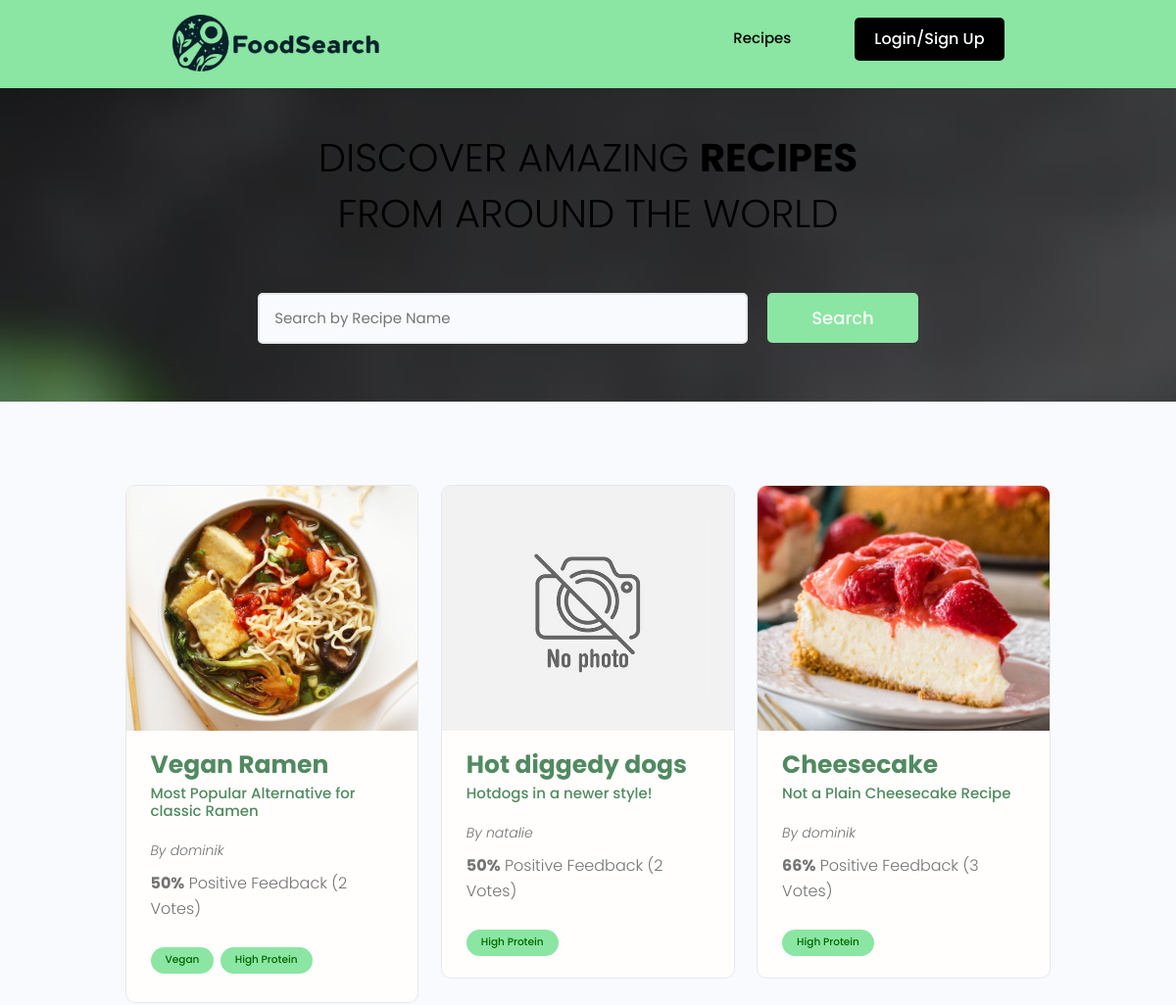
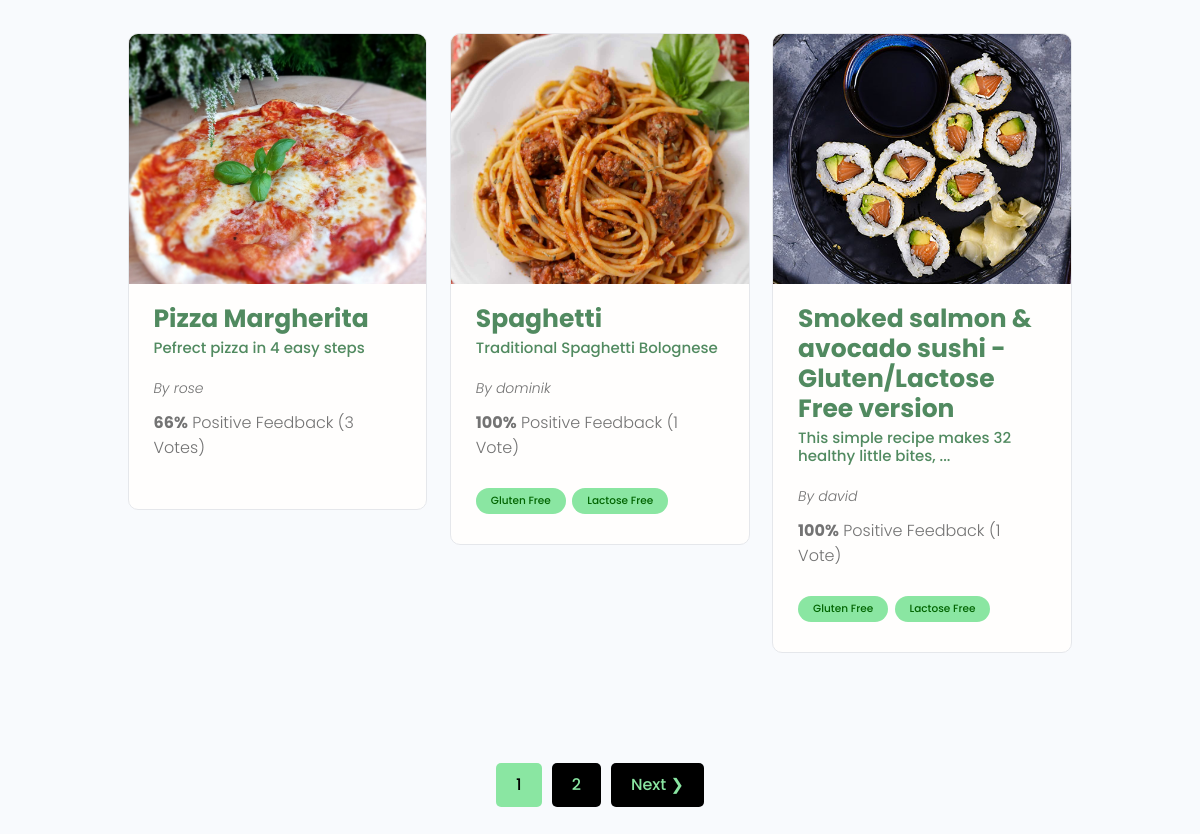
The page / on the database its author committed (2 pictures, top to bottom).
### catalogue/models.py (models this page shows, shortened)
class Recipe(models.Model):
    id = models.UUIDField(default=uuid.uuid4,editable=False,primary_key=True,unique=True)
    owner = models.ForeignKey(Profile,on_delete=models.SET_NULL,blank=True,null=True,related_name='recipes')
    created = models.DateTimeField(auto_now_add=True)
    name = models.CharField(blank=False,null=False,max_length=200)
    image = models.ImageField(blank=True,null=True,upload_to="recipes/",default="recipes/default-recipe.jpg")
    vote_total = models.IntegerField(default=0,null=True,blank=True)
    vote_ratio = models.IntegerField(default=0,null=True,blank=True)
    intro = models.CharField(max_length=100,blank=True,null=True)
    description = models.TextField(blank=True,null=True)
    tags = models.ManyToManyField('Tag',blank=True)
    def __str__(self) -> str:
        return str(self.name)
    class Meta:
        ordering = ['vote_ratio','vote_total']

class Profile(models.Model):
    user = models.OneToOneField(User,on_delete=models.CASCADE,null=True,blank=True)
    username = models.CharField(blank=False,null=False,max_length=200)
    image = models.ImageField(blank=True,null=True,upload_to="recipes/",default="recipes/default-profile.jpg")
    email = models.EmailField(blank=False,null=False,max_length=200)
    created = models.DateTimeField(auto_now_add=True)
    id = models.UUIDField(default=uuid.uuid4,editable=False,primary_key=True,unique=True)
    def __str__(self) -> str:
        return str(self.username)

class Tag(models.Model):
    id = models.UUIDField(default=uuid.uuid4,editable=False,primary_key=True,unique=True)
    created = models.DateTimeField(auto_now_add=True)
    name = models.CharField(max_length=200,blank=False,null=False)
    def __str__(self):
        return self.name

### catalogue/views.py (the view)
# urls.py: path('',views.showRecipes,name="recipes"),
def showRecipes(request):
    recipes, searchQuery = searchRecipes(request)
    custom_range, recipes = paginateRecipes(request,recipes,6)
    context = {'recipes':recipes,'searchQuery':searchQuery,'custom_range':custom_range}
    return render(request,'recipes.html',context=context)

### catalogue/utils.py (called while the page is built)
def searchRecipes(request):
    searchQuery = request.GET.get("search_query","")
    matchingTags = Tag.objects.filter(name__icontains=searchQuery)
    recipes = Recipe.objects.distinct().filter(
        Q(name__icontains=searchQuery) |
        Q(owner__username__icontains=searchQuery) |
        Q(intro__icontains=searchQuery) |
        Q(tags__in=matchingTags)
    )
    return recipes, searchQuery

def paginateRecipes(request,recipes,results):
    pageNumber = request.GET.get('page')
    paginator = Paginator(recipes,results)
    try:
        recipes = paginator.page(pageNumber)
    except PageNotAnInteger:
        pageNumber = 1
        recipes = paginator.page(pageNumber)
    except EmptyPage:
        pageNumber = paginator.num_pages
        recipes = paginator.page(pageNumber)
    leftIndex = (int(pageNumber) - 4)
    if leftIndex < 1:
        leftIndex = 1
    rightIndex = (int(pageNumber) + 5)
    if rightIndex > paginator.num_pages:
        rightIndex = paginator.num_pages + 1
    custom_range = range(leftIndex,rightIndex)
    return custom_range, recipes

### catalogue/templates/recipes.html (shortened to what this page needs)
{% extends 'main.html' %}
{% load static %}
{% block body %}
<main class="home">
  <section class="hero-section text-center">
    <div class="container container--narrow">
      <div class="hero-section__box">
        <h2>DISCOVER AMAZING <span>RECIPES</span></h2>
        <h2>FROM AROUND THE WORLD</h2>
      </div>
      <div class="hero-section__search">
        <form id='searchForm' class="form" action="" method="get">
          <div class="form__field">
            <input class="input input--text" id="formInput#search" type="text" name="search_query"
              placeholder="Search by Recipe Name" value="{{searchQuery}}"  />
          </div>
          <input class="btn btn--sub btn--lg" type="submit" id="searchButton" value="Search" />
        </form>
      </div>
    </div>
  </section>
  <section class="projectsList">
    <div class="container">
      <div class="grid grid--three">
        {% for recipe in recipes %}
        <div class="column">
          <div class="card project">
            <a href="{% url 'single-recipe' recipe.id %}" class="project">
              <img class="project__thumbnail" src="{{ recipe.image.url }}" alt="recipe thumbnail" />
              <div class="card__body">
                <h3 class="project__title">{{recipe}}</h3>
                <h5 class="project__intro">
                  {% if recipe.intro|length > 50 %}
                    {{recipe.intro|slice:"50"}}...
                  {% else %}
                    {{recipe.intro}}
                  {% endif %}
                </h5>
                <p class="project__author">By {{ recipe.owner }}</p>
                <p class="project--rating">
                  <span style="font-weight: bold;">{{recipe.vote_ratio}}%</span> Positive
                  Feedback ({{recipe.vote_total}} Vote{{recipe.vote_total|pluralize:"s"}})
                </p>
                <div class="project__tags">
                  {% for tag in  recipe.tags.all %}
                  <span class="tag tag--pill tag--main">
                    <small>{{tag}}</small>
                  </span>
                  {% endfor %}
                </div>
              </div>
            </a>
          </div>
        </div>
        {% endfor %}
      </div>
    </div>
  </section>
  {% if recipes.has_other_pages %}
    <div class="pagination">
      <ul class="container">
        {% for page in custom_range %}
        {% if page == recipes.number %}
        <li><a href="?search_query={{searchQuery}}&page={{page}}" class="btn btn--sub page-link">{{page}}</a></li>
        {% else %}
        <li><a href="?search_query={{searchQuery}}&page={{page}}" class="btn page-link">{{page}}</a></li>
        {% endif %}
        {% endfor %}
        {% if recipes.has_next %}
        <li><a href="?search_query={{searchQuery}}&page={{recipes.next_page_number}}" class="btn page-link">Next &#10095;</a></li>
        {% endif %}
      </ul>
    </div>
  {% endif %}
</main>
{% endblock body %}

### templates/main.html (shortened to what this page needs)
{% load static %}
<!DOCTYPE html>
<html lang="en">
<head>
    <link href="https://cdn.jsdelivr.net/npm/bootstrap@5.3.3/dist/css/bootstrap.min.css" rel="stylesheet">
	<link rel="stylesheet" href="{% static 'styles/app.css' %}" />
    <link rel="stylesheet" href="{% static 'uikit/styles/uikit.css' %}" />
</head>
<body>
    {% include 'navbar.html' %}
    {% block body %}
    {% endblock body %}
</body>
</html>

### templates/navbar.html (shortened to what this page needs)
{% load static %}
<header class="header">
    <div class="container container--narrow">
      <a href="{% url 'recipes' %}" class="header__logo">
        <img src="{% static 'images/logo.png' %}" alt="FoodSearch logo" />
      </a>
      <nav class="header__nav">
        <ul class="header__menu">
          <li class="header__menuItem"><a href="{% url 'recipes' %}">Recipes</a></li>
          {% if request.user.is_authenticated %}
          <li class="header__menuItem"><a href="{% url 'account' %}">Account</a></li>
            <li class="header__menuItem"><a href="{% url 'logout' %}" class="btn btn--sub" id="loginButtonMenu">Logout</a></li>
          {% else %}
            <li class="header__menuItem"><a href="{% url 'login' %}" class="btn btn--sub" id="loginButtonMenu">Login/Sign Up</a></li>
          {% endif %}
        </ul>
      </nav>
    </div>
  </header>

### static/styles/app.css (style rules this page uses)
:root { --color-sub: #2d2d39; }
.btn--sub { background-color: var(--color-sub-light); }
.card { border: 2px solid var(--border-card); }
img { width: 100%; }
.header { position: sticky; z-index: 111; background-color: var(--color-sub); padding: 1.5rem 0; }
.header > .container { display: flex; justify-content: space-between; align-items: center; }
.header__logo > img { height: 5.8rem; }
.header__nav > ul { display: inline-flex; align-items: center; list-style: none; gap: 6.5rem; }
.header__menuItem > a { color: var(--color-light); font-weight: 500; }
.hero-section { height: 40vh; display: flex; align-items: center; background: url('/static/images/banner.jpg') no-repeat fixed; background-size: cover; }
.hero-section__box { margin-bottom: 4rem; }
.hero-section__box > h2, .hero-section__box > h2 > span { font-size: 4rem; color: var(--color-light); line-height: 1.3; text-transform: uppercase; }
.hero-section__box > h2 { font-weight: 300; }
.hero-section__box > h2 > span { font-weight: 700; }
.hero-section__search > .form { display: flex; align-items: center; justify-content: center; gap: 2rem; }
.hero-section__search > .form input.input--text { width: 50rem; cursor: text !important; }
.pagination { margin-top: 8rem; margin-bottom: 10rem; }
.pagination > ul { flex-wrap: wrap; list-style: none; display: flex; align-items: center; justify-content: center; gap: 1rem; }
.pagination .btn { color: var(--color-sub); }
.pagination .btn.btn--sub { color: var(--color-light); }
.project__author { font-size: 1.4rem; font-style: italic; }
.project--rating { margin-bottom: 1.6em; margin-top: .5em; }
.projectsList { margin-top: 8rem; }
.project__thumbnail { height: 25rem; object-fit:cover; object-position:center; }
.project__title { font-size: 2.5rem; font-weight: 700; color: #518a60; }
.project__intro { font-size: 1.5rem; font-weight: 500; color: #518a60; margin-bottom: 2rem; }
#loginButtonMenu { color: white !important; background-color: black !important; }

### static/uikit/styles/modules/_variables.css (style rules this page uses)
:root { --color-main: #5aa5b9; --color-main-light: #e6faff; --color-sub: #8ae6a2; --color-sub-light: #51546e; --color-sub-lighter: #ededfd; --color-text: #737373; --color-gray: #8b8b8b; --color-light: #000000; --color-light-gray: #767676; --color-bg: #f8fafd; --color-white: #fffefd; --color-white-light: #f3f3f3; --color-success: #359e64; --color-success-bg: #def8e8; --color-error: #fc4b0b; --color-error-bg: #fff2ee; --font-base: 'Poppins', arial, helvetica, 'Segoe UI', roboto, ubuntu, sans-serif; --font-monospace: 'Fira Code', 'Courier New', courier, monospace; --font-regular: 300; --font-medium: 500; --font-bold: 700; --border-card: #e5e7eb; --generic-shadow: 1px 1px 5px #00000010; --generic-transition: all 0.3s ease-in-out; }

### static/uikit/styles/modules/_base.css (style rules this page uses)
* { margin: 0; padding: 0; box-sizing: border-box; text-rendering: optimizeLegibility; color: inherit; font-size: inherit; }
html { font-size: 50%; }
@media only screen and (min-width: 480px) { html { font-size: 56.25%; } }
@media only screen and (min-width: 1200px) { html { font-size: 62.5%; } }
body { line-height: 1.6; font-weight: 400; font-size: 1.5rem; color: var(--color-text); background-color: var(--color-bg); min-height: 100vh; }

### static/uikit/styles/modules/_typography.css (style rules this page uses)
* { font-family: var(--font-base); }
h2 { font-size: 3.6rem; font-weight: var(--font-bold); }
h3 { font-size: 3.2rem; font-weight: var(--font-medium); }
h5 { font-size: 2.4rem; font-weight: var(--font-medium); }
h5, h6 { font-weight: var(--font-regular); }
p, span, strong { font-size: 1.6rem; color: var(--color-text); font-weight: var(--font-regular); }
a { padding-bottom: 2px; text-decoration: none; display: inline-block; color: var(--color-main); font-weight: var(--font-medium); }

### static/uikit/styles/modules/_utilities.css (style rules this page uses)
.container { width: 92%; max-width: 165rem; margin: 0 auto; box-sizing: border-box; }
.container--narrow { width: 92%; max-width: 120rem; }
@media screen and (min-width: 1000px) { .container { width: 90%; } }
@media screen and (min-width: 1000px) { .container--narrow { width: 85%; } }
@media screen and (min-width: 1200px) { .container { width: 80%; } }
@media screen and (min-width: 1200px) { .container--narrow { width: 72%; } }
.text-center { text-align: center; }

### static/uikit/styles/modules/_card.css (style rules this page uses)
.card { border-radius: 1rem; background-color: var(--color-white); border: 1.5px solid var(--border-card); width: auto; height: auto; margin-top: 0.5rem; margin-bottom: 0.5rem; overflow: hidden; }
.card__body, .card__header { padding: 2rem 2.5rem; }

### rows shown on the page
Recipe: image (picture), name "Vegan Ramen", intro "Most Popular Alternative for classic Ramen", owner "dominik", vote_ratio "50", vote_total "2"
Tag: name "Vegan"
Tag: name "High Protein"
Recipe: image (placeholder picture), name "Hot diggedy dogs", intro "Hotdogs in a newer style!", owner "natalie", vote_ratio "50", vote_total "2"
Recipe: image (picture), name "Cheesecake", intro "Not a Plain Cheesecake Recipe", owner "dominik", vote_ratio "66", vote_total "3"
Recipe: image (picture), name "Pizza Margherita", intro "Pefrect pizza in 4 easy steps", owner "rose", vote_ratio "66", vote_total "3"
Recipe: image (picture), name "Spaghetti", intro "Traditional Spaghetti Bolognese", owner "dominik", vote_ratio "100", vote_total "1"
Tag: name "Gluten Free"
Tag: name "Lactose Free"
Recipe: image (picture), name "Smoked salmon & avocado sushi - Gluten/Lactose Free version", intro "This simple recipe makes 32 healthy little bites,", owner "david", vote_ratio "100", vote_total "1"

### other values the page prints
{{ page }} "1"
{{ page }} "2"
